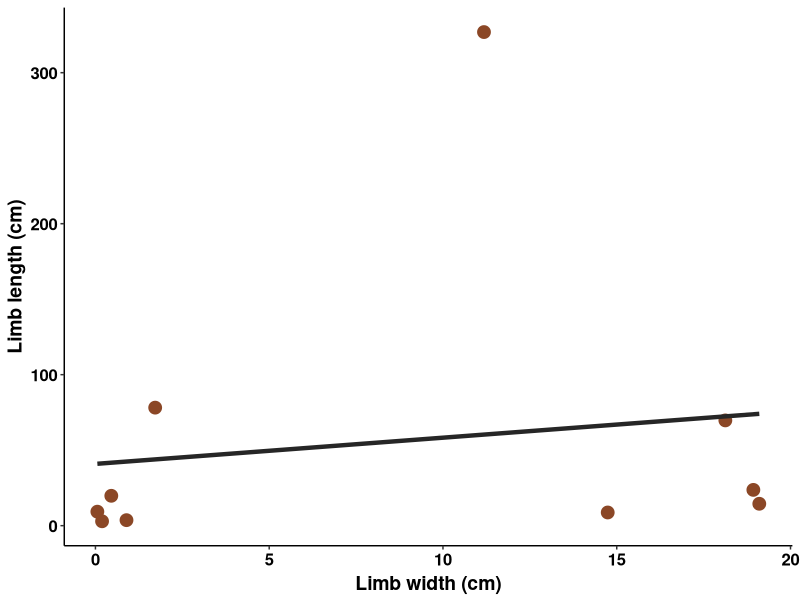
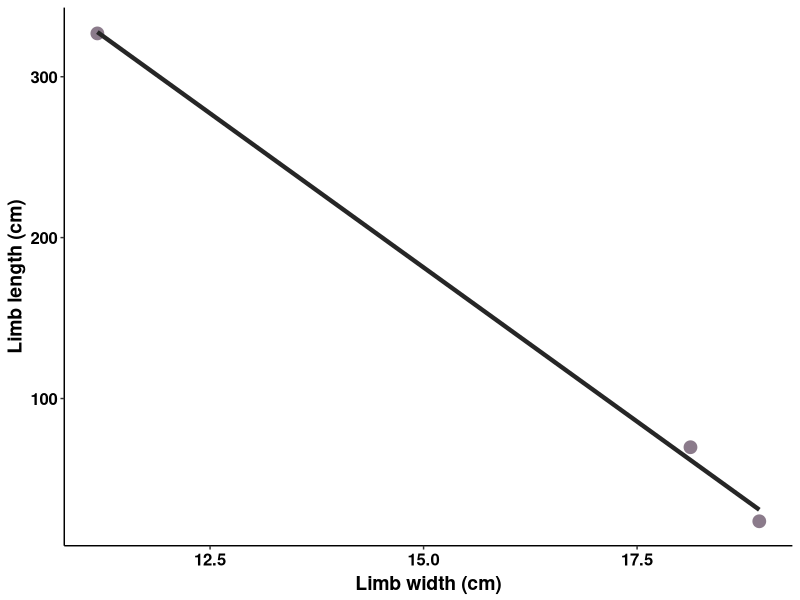

These charts were generated, in order, by the following R code:
## ---- chunk 1
library(dplyr)
library(ggplot2)
library(knitr)
## ---- chunk 2
MData<- read.csv("Data/measurements.csv", header = T)
MData
## ---- chunk 3
#use rename to change column titles - New name = old name
MData<- rename(MData, Spp = Species, LbW = Limb.Width,
               UnW = unitsW, LbL = Limb.Length, 
               UnL = unitsL)
## ---- chunk 4
#first I'm going to make sure all the units are the same - use ifelse function to change all those not in cm to cm 
MData$LbW<- ifelse(MData$UnW == "cm", 1, 0.1)*MData$LbW
MData$LbL<- ifelse(MData$UnL == "cm", 1, 0.1)*MData$LbL
MData$UnW<- "cm"
MData$UnL<- "cm"

#make a new column with volume - limb is cylinder which has the formula V = pi*r2*h
#I used the limb length as the height & the limb width as the diameter of the cylinder
MData<- mutate(MData, Vol = pi*((LbW/2)^2)*LbL)
## ---- chunk 5
#add column using the mutate function from dplyr
MData<- mutate(MData, Hab = c("terrestrial","marine",
              "marine","terrestrial",
              "marine","terrestrial",
              "terrestrial","terrestrial",
              "terrestrial","terrestrial"))
#make new dataset with data grouped by my new habitat variable
SppHab<- group_by(MData,Hab)
SppHab
## ---- chunk 6
#use summarize function to generate means & SDs
SumGroup<- summarize(SppHab, mean_L = mean(LbL), SD_L = sd(LbL),
          mean_W = mean(LbW), SD_W = sd(LbW),
          mean_V = mean(Vol), SD_V = sd(Vol))
SumGroup
## ---- chunk 7
#round it 
SumGroup$mean_L<- round(SumGroup$mean_L, digits = 2)
SumGroup$mean_W<- round(SumGroup$mean_W, digits = 2)
SumGroup$mean_V<- round(SumGroup$mean_V, digits = 2)
SumGroup$SD_L<- round(SumGroup$SD_L, digits = 2)
SumGroup$SD_W<- round(SumGroup$SD_W, digits = 2)
SumGroup$SD_V<- round(SumGroup$SD_V, digits = 2)

kable(SumGroup, caption = "Table 1. Mean and standard deviations for limb width, length, and volume for terrestrial and marine species (n = 10).")
## ---- chunk 8
library(ggplot2)
#load the custom theme
cooltoo<- theme(
  legend.position= "none",
  axis.text.x= element_text(size=12, colour="black", face= "bold"),
  axis.text.y= element_text(size=12, colour="black", face= "bold"),
  axis.title.x= element_text(size=14, colour="black", vjust= +0.5, face= "bold"),
  axis.title.y= element_text(size=14, colour="black", vjust=+1, face= "bold"),
  panel.background= element_rect(fill="white", colour=NULL),
  axis.line= element_line(colour="black", size=0.5),
  panel.grid.major = element_blank(),
  panel.grid.minor = element_blank()
  )
#create the plot
ggplot(MData, aes(x = LbW, y = LbL))+
  geom_point(size = 4, colour = "sienna4")+ #alter size & colour of data points
  scale_x_continuous(name = "Limb width (cm)")+ #name the axes
  scale_y_continuous(name = "Limb length (cm)")+
  geom_smooth(method = "lm", se = FALSE, colour = "gray15", lwd = 1.5)+ #add a regression line 
  cooltoo #add the custom theme 
## ---- chunk 9
#select only the species with volume above the mean volume - use filter function to subset 
AboveAVG<- filter(MData, Vol > mean(MData$Vol))

#now plot limb length vs limb width (like above) but only for these species
ggplot(AboveAVG, aes(x = LbW, y = LbL))+
  geom_point(size = 4, colour = "thistle4")+ 
  scale_x_continuous(name = "Limb width (cm)")+ 
  scale_y_continuous(name = "Limb length (cm)")+
  geom_smooth(method = "lm", se = FALSE, colour = "gray15", lwd = 1.5)+ 
  cooltoo 
## ---- chunk 10
#select only species with below average volume - use filter function to subset
BelowAVG<- filter(MData, Vol < mean(MData$Vol))

#round the digits
BelowAVG$Vol<- round(BelowAVG$Vol, digits = 3)

#make it into a dataframe for table 
BelowAVG<- data.frame("Species" = BelowAVG$Spp,
                      "Volume (cm^3)" = BelowAVG$Vol)

#use kable function to make table or create in markdown text (below):
kable(BelowAVG, caption = "Table 2. Species and their respective limb volumes in cm^3 for species with below average limb volumes from a random sample (n=10).")
